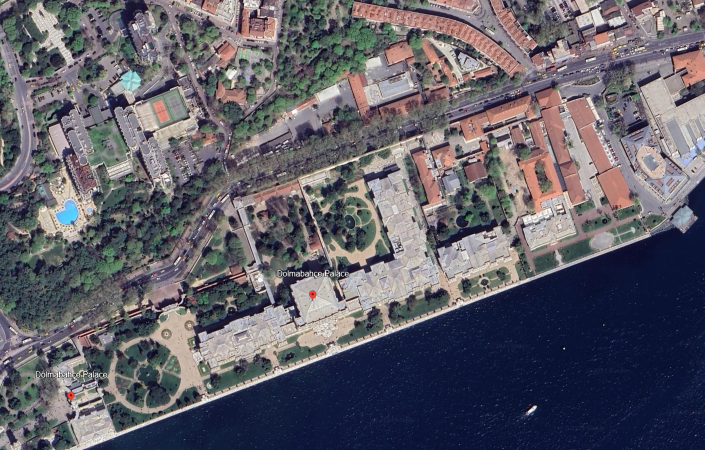
#> input picture dolmabahce.png, 1409 x 900 px (shown at 1/2 size)
$ python Bitirme_Projesi.py
#> lines starting #> are read from the running program, lines starting #| are printed output that depends on the picture; after the words box and inside, x2 and y2 are one past the last pixel; in counts of white or black regions, pixels touching at a corner belong together
#> further down, img is the input picture: shape (900, 1409, 3); mean B, G, R 104.1, 95.2, 97.3
import cv2 as cv
import matplotlib.pyplot as plt
import numpy as np


def segment_image(img):
    # Görüntüyü RGB'den HSV renk uzayına çevir
    imgHSV = cv.cvtColor(img, cv.COLOR_BGR2HSV)
#> imgHSV: shape (900, 1409, 3); mean H, S, V 91.8, 78.2, 112.5

    # Binalar, yollar ve gri alanlar için maske
    lower_gray = np.array([0, 0, 50])
    upper_gray = np.array([180, 30, 255])
    mask_gray = cv.inRange(imgHSV, lower_gray, upper_gray)
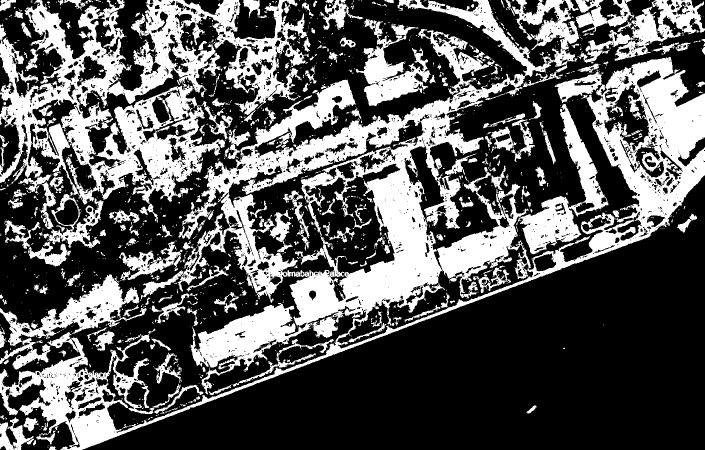
#> mask_gray: shape (900, 1409) (shown at 1/2 size); 34.6% white; 1608 white regions (1320 under 20 px), largest, box (x1, y1, x2, y2) and area: (0, 0, 1409, 900) 240996, (0, 0, 614, 497) 99119, (1032, 208, 1217, 509) 13992

    # Yeşil alanlar (ağaçlar, çalılıklar, çimenler) için maske
    lower_green = np.array([15, 1, 20])
    upper_green = np.array([180, 255, 110])
    mask_green = cv.inRange(imgHSV, lower_green, upper_green)
#> mask_green: shape (900, 1409); 52.3% white; 3422 black regions (3185 under 20 px), largest, box (x1, y1, x2, y2) and area: (0, 0, 1409, 900) 433769, (0, 0, 609, 525) 134941, (485, 289, 624, 365) 2494

    # Evler için maske (213, 147, 134 RGB civarı)
    lower_house = np.array([0, 50, 110])
    upper_house = np.array([10, 255, 255])
    mask_houses = cv.inRange(imgHSV, lower_house, upper_house)
#> mask_houses: shape (900, 1409); 4.9% white; 619 white regions (545 under 20 px), largest, box (x1, y1, x2, y2) and area: (1035, 178, 1171, 427) 11933, (703, 3, 1047, 151) 9257, (1128, 197, 1223, 345) 4804

    # Segmentasyon görüntüsünü oluştur
    segmented_img = np.zeros_like(img)
    segmented_img[mask_gray != 0] = [200, 200, 200]  # Binalar ve yollar
    segmented_img[mask_green != 0] = [0, 255, 0]  # Yeşil alanlar
    segmented_img[mask_houses != 0] = [0, 0, 255]  # Evler

    return segmented_img, mask_gray, mask_green, mask_houses


def apply_watershed(img, mask_green):
    # Yeşil alanlar üzerinde daha iyi sonuç için ön işleme
    kernel = np.ones((3, 3), np.uint8)

    # Morfolojik işlemler (dilate ve erode) ile sure foreground ve background iyileştirildi
    sure_fg = cv.erode(mask_green, kernel, iterations=3)  # Öndeki nesneler
#> sure_fg: shape (900, 1409); 28.5% white; 710 white regions (396 under 20 px), largest, box (x1, y1, x2, y2) and area: (182, 361, 1409, 900) 273427, (0, 473, 170, 657) 7711, (280, 319, 436, 511) 4736
    sure_bg = cv.dilate(mask_green, kernel, iterations=3)  # Arkadaki nesneler
#> sure_bg: shape (900, 1409); 77.7% white; 615 black regions (386 under 20 px), largest, box (x1, y1, x2, y2) and area: (301, 260, 1047, 809) 69694, (827, 160, 1374, 537) 58911, (1284, 94, 1409, 396) 16876
    unknown = cv.subtract(sure_bg, sure_fg)
#> unknown: shape (900, 1409); 49.2% white; 409 white regions, largest, box (x1, y1, x2, y2) and area: (0, 0, 1409, 900) 567270, (0, 101, 53, 360) 6804, (914, 532, 1020, 595) 3343

    # Bağlı bileşenleri bul (markers)
    _, markers = cv.connectedComponents(sure_fg)
#> markers: shape (900, 1409) int32; 711 distinct labels, from 0 to 710

    # Bilinmeyen alanları 0 ile işaretle
    markers = markers + 1
#> markers: shape (900, 1409) int32; 711 distinct labels, from 1 to 711
    markers[unknown == 255] = 0
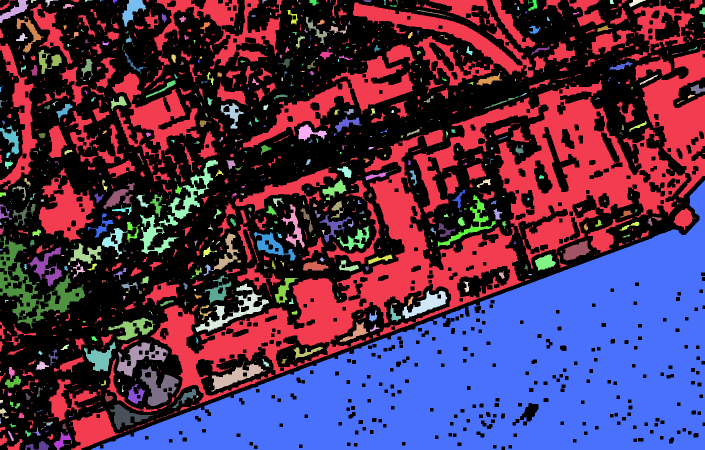
#> markers: shape (900, 1409) int32 (shown at 1/2 size); 712 distinct labels, from 0 to 711; one colour per label, 0 black

    # Watershed algoritmasını uygula
    markers = cv.watershed(img, markers)
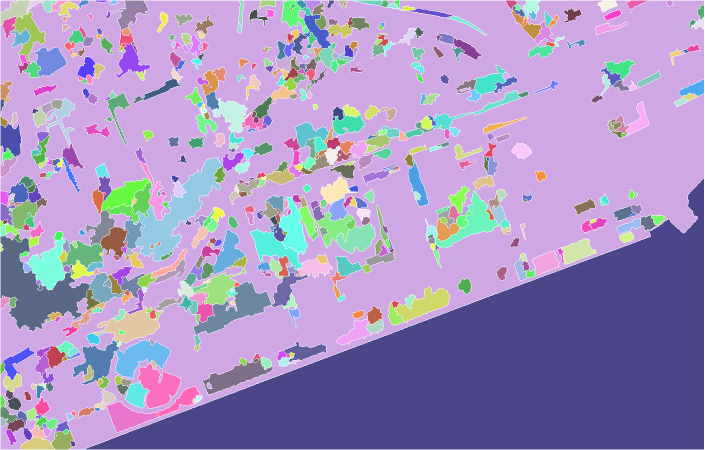
#> markers: shape (900, 1409) int32 (shown at 1/2 size); 712 distinct labels, from -1 to 711; one colour per label, 0 black, -1 white

    # Sonuçları renklendir (farklı yeşil tonları)
    img_watershed = np.zeros_like(img)
    img_watershed[markers == 1] = [0, 255, 0]  # Çimenler (açık yeşil)
    img_watershed[markers == 2] = [34, 139, 34]  # Çalılıklar (orta yeşil)
    img_watershed[markers > 2] = [0, 100, 0]  # Ağaçlar (koyu yeşil)

    return img_watershed, markers


if __name__ == "__main__":
    # Görüntüyü yükle
    imgPath = "dolmabahce.png"  # Resim dosya yolunu buraya ekle
    img = cv.imread(imgPath)

    # Segmentasyon işlemi
    segmented_img, mask_gray, mask_green, mask_houses = segment_image(img)

    # Watershed sadece yeşil alanlar üzerinde uygulanacak
    watershed_img, markers = apply_watershed(img, mask_green)
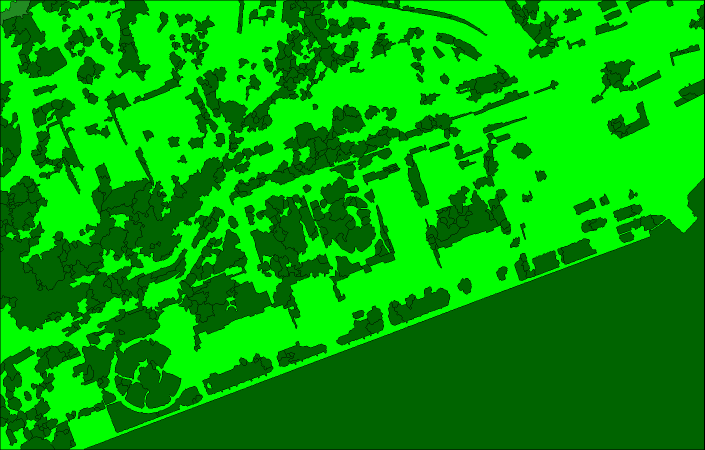
#> watershed_img: shape (900, 1409, 3) (shown at 1/2 size); mean B, G, R 0, 168.7, 0

    # Son görüntüyü oluştur: evler, yollar ve yeşil alanlar birleşik
    combined_img = cv.addWeighted(segmented_img, 0.6, watershed_img, 0.4, 0)
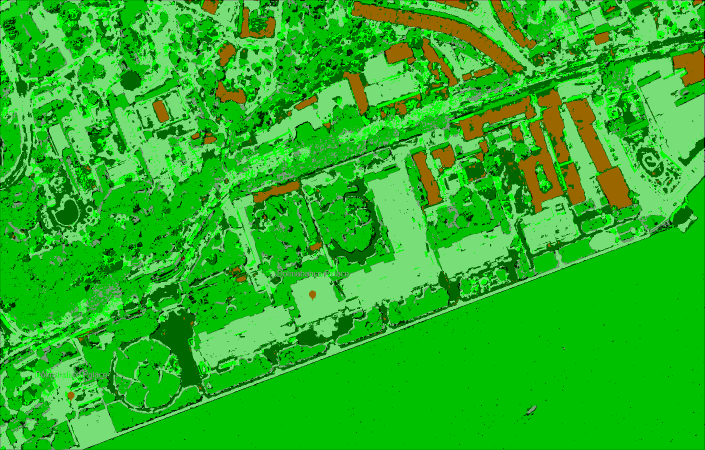
#> combined_img: shape (900, 1409, 3) (shown at 1/2 size); mean B, G, R 33.7, 181.2, 41.3

    # Yarı saydam görüntüyü orijinal görüntü ile birleştir
    final_img = cv.addWeighted(combined_img, 0.7, img, 0.3, 0)
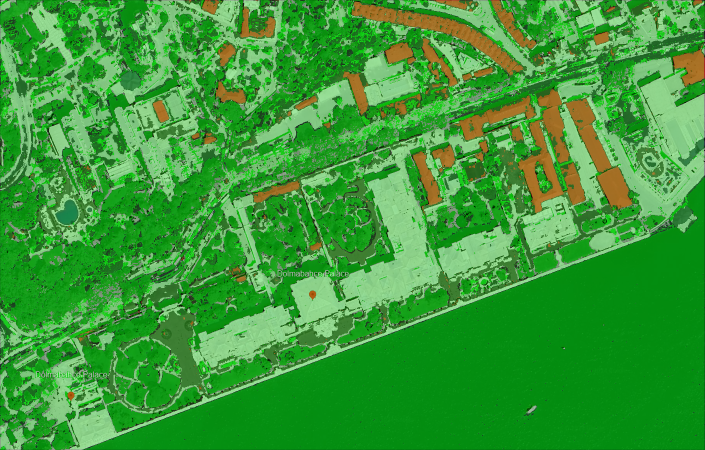
#> final_img: shape (900, 1409, 3) (shown at 1/2 size); mean B, G, R 54.8, 155.4, 58.1

    # Sonuçları göster
    plt.figure(figsize=(12, 12))

    plt.subplot(221)
    plt.title("Segmentasyon (Binalar, Yollar, Yeşil Alanlar, Evler)")
    plt.imshow(cv.cvtColor(segmented_img, cv.COLOR_BGR2RGB))

    plt.subplot(222)
    plt.title("Binalar ve Yollar Maskesi")
    plt.imshow(mask_gray)

    plt.subplot(223)
    plt.title("Yeşil Alanlar Maskesi")
    plt.imshow(mask_green)

    plt.subplot(224)
    plt.title("Evler Maskesi")
    plt.imshow(mask_houses)

    plt.figure(figsize=(12, 8))
    plt.subplot(121)
    plt.title("Orijinal Görüntü")
    img_org = cv.imread(imgPath)
    plt.imshow(cv.cvtColor(img_org, cv.COLOR_BGR2RGB))

    plt.subplot(122)
    plt.title("Watershed Sonucu")
    plt.imshow(cv.cvtColor(final_img, cv.COLOR_BGR2RGB))

    plt.tight_layout()
    plt.show()
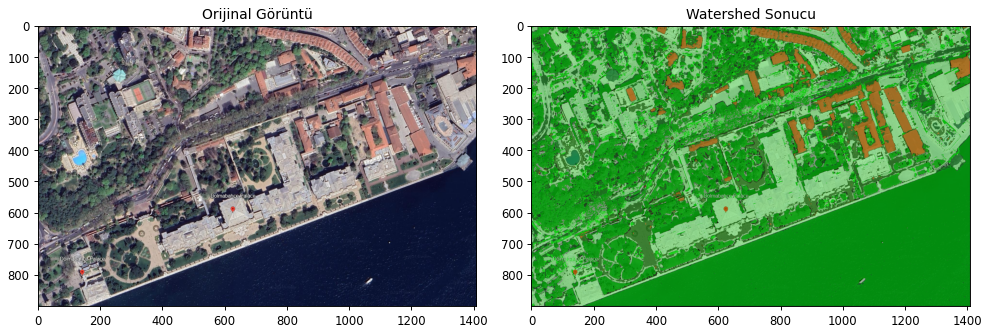
#> figure drawn by matplotlib, 2 panels

$ run again, with Anitkabir.png copied over dolmabahce.png
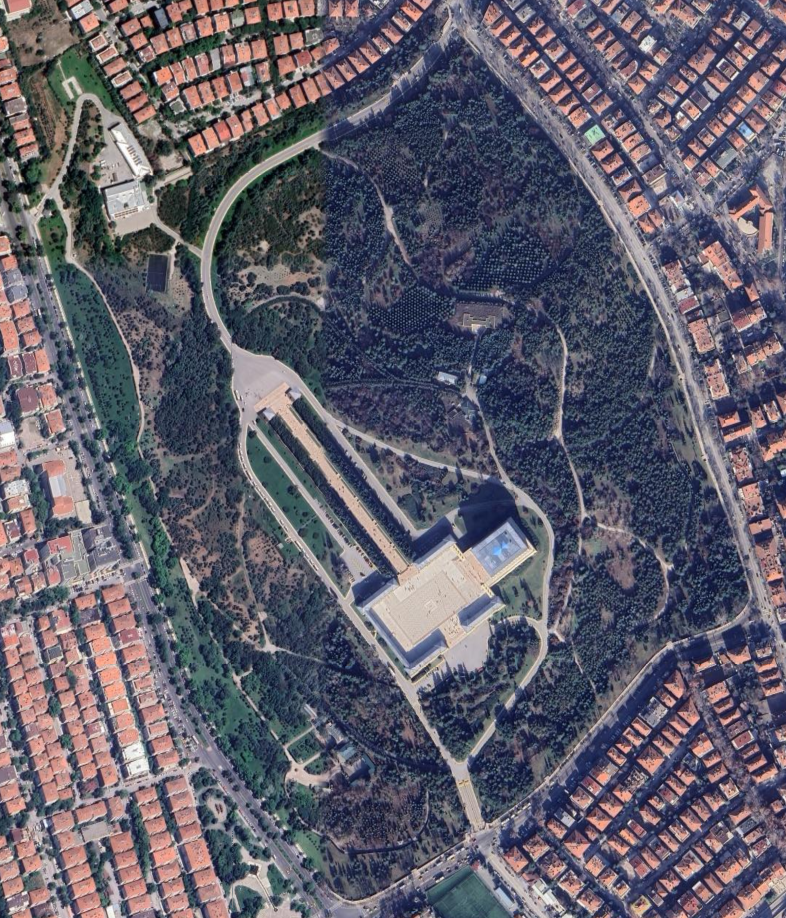
#> input picture Anitkabir.png, 786 x 918 px
#> img is the input picture: shape (918, 786, 3); mean B, G, R 106.3, 93.6, 96.3
#> imgHSV: shape (918, 786, 3); mean H, S, V 100.9, 72.5, 114.6
#> in segment_image, `mask_gray = cv.inRange(imgHSV, lower_gray, upper_gray)`:
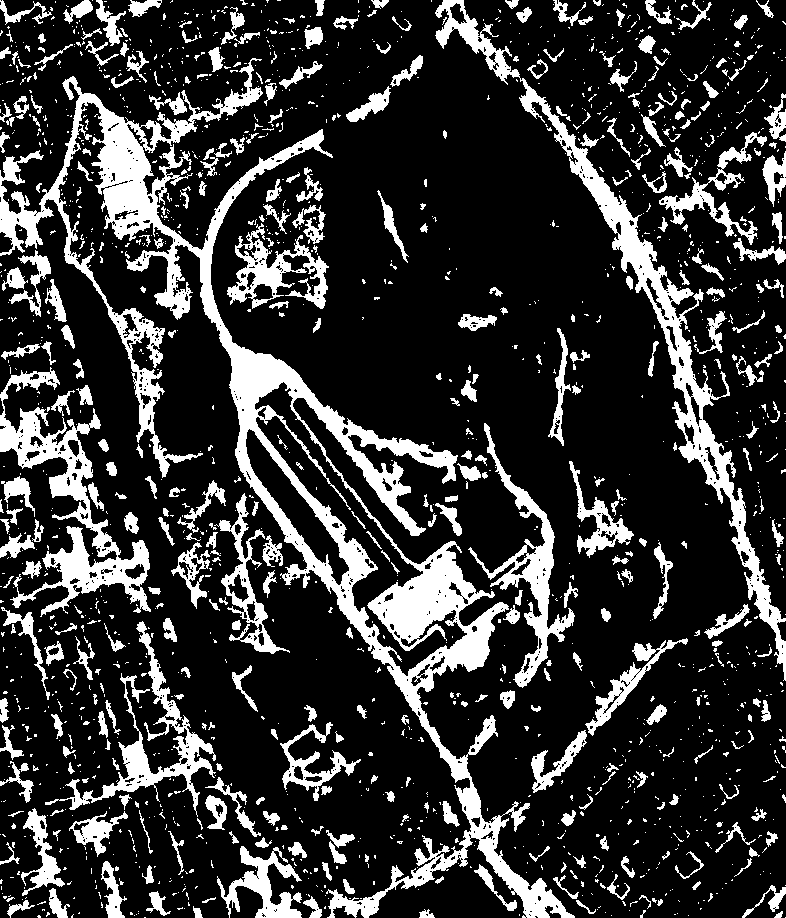
#> mask_gray: shape (918, 786); 20.4% white; 1720 white regions (1324 under 20 px), largest, box (x1, y1, x2, y2) and area: (0, 58, 575, 918) 50305, (435, 0, 786, 681) 13539, (0, 367, 151, 617) 9244
#> mask_green: shape (918, 786); 55.7% white; 6505 black regions (6059 under 20 px), largest, box (x1, y1, x2, y2) and area: (0, 58, 695, 918) 156831, (424, 0, 786, 698) 47594, (0, 0, 272, 163) 13316
#> mask_houses: shape (918, 786); 7.2% white; 604 white regions (286 under 20 px), largest, box (x1, y1, x2, y2) and area: (6, 636, 71, 801) 3136, (86, 622, 139, 744) 2011, (64, 846, 104, 918) 1352
#> sure_fg: shape (918, 786); 8.7% white; 1110 white regions (786 under 20 px), largest, box (x1, y1, x2, y2) and area: (157, 248, 247, 506) 7062, (45, 237, 149, 484) 5582, (214, 279, 353, 395) 4264
#> sure_bg: shape (918, 786); 89.5% white; 672 black regions (384 under 20 px), largest, box (x1, y1, x2, y2) and area: (230, 346, 552, 672) 16473, (13, 655, 70, 800) 2580, (88, 623, 152, 790) 2535
#> unknown: shape (918, 786); 80.8% white; 1782 black regions (1170 under 20 px), largest, box (x1, y1, x2, y2) and area: (230, 346, 552, 672) 16473, (157, 248, 247, 506) 7062, (45, 237, 149, 484) 5582
#> `plt.show()`:
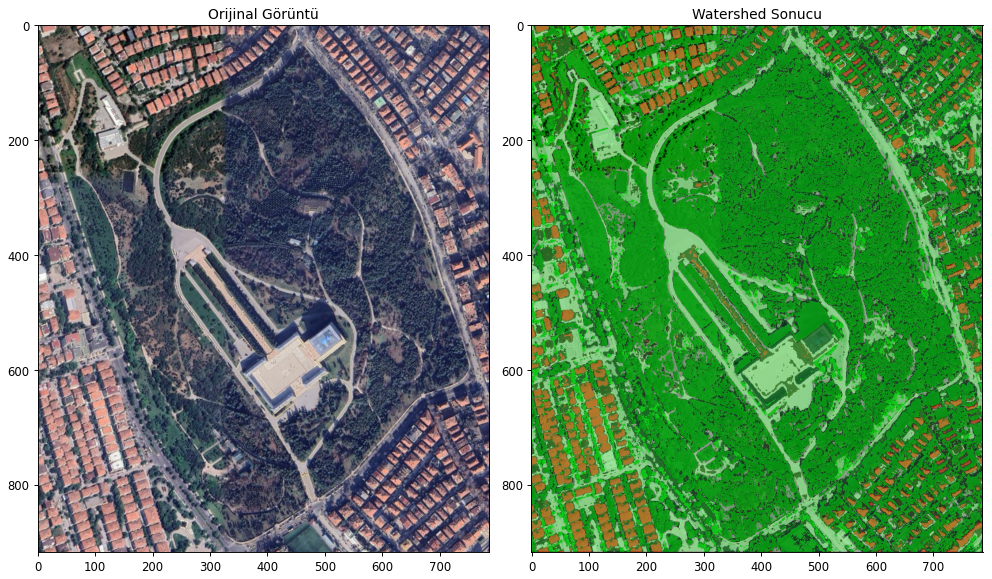
#> figure drawn by matplotlib, 2 panels
